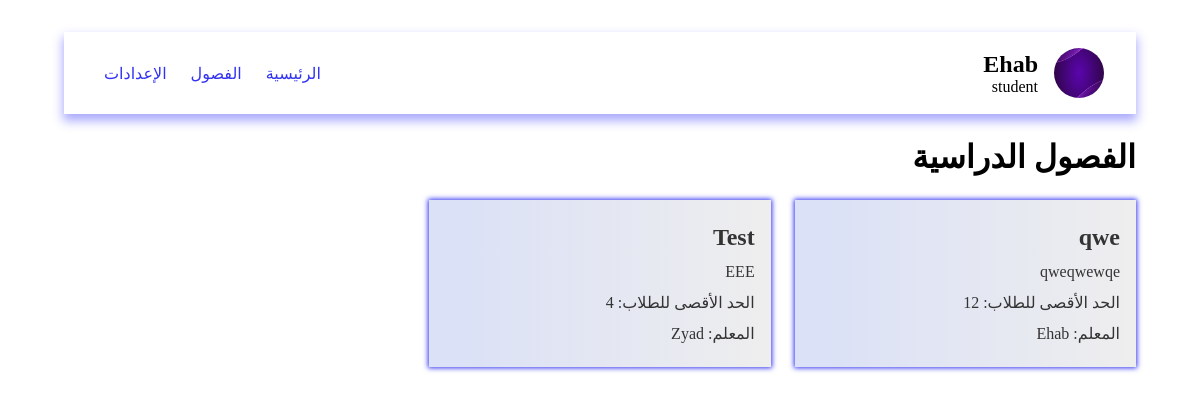
The app's page /pages/viewClasses.php (signed in), older data.
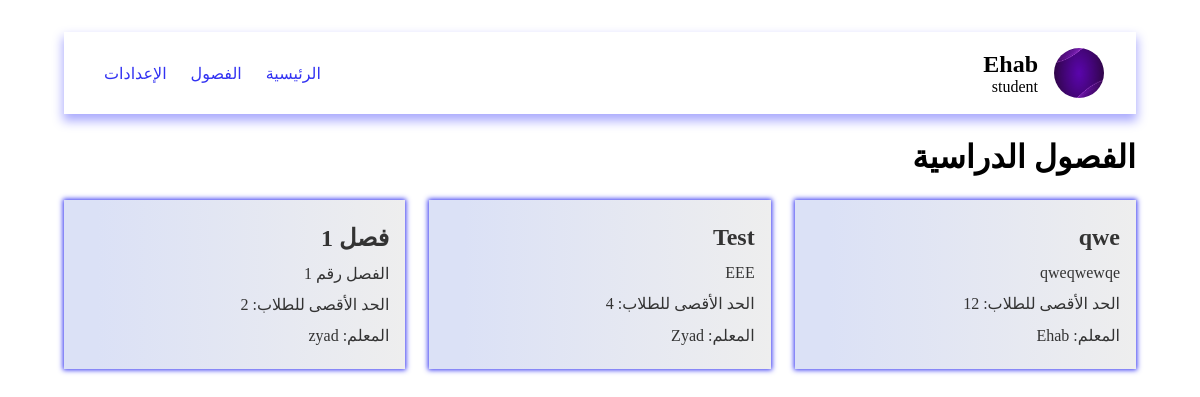
The same page, newer data.
### tables this page shows
CREATE TABLE classes (
    id INTEGER PRIMARY KEY, 
    title TEXT, 
    description TEXT, 
    "limit" INTEGER
, teacher_id INTEGER);

CREATE TABLE users (
    id INTEGER PRIMARY KEY, 
    name TEXT, 
    email TEXT UNIQUE, 
    password TEXT UNIQUE, 
    role TEXT
);

### data/db.php (called while the page is built, shortened)
<?php
$db = new SQLite3('../data/database.db');
$db->exec('CREATE TABLE IF NOT EXISTS users (
    id INTEGER PRIMARY KEY,
    name TEXT,
    email TEXT UNIQUE,
    password TEXT UNIQUE,
    role TEXT
)');
$db->exec('CREATE TABLE IF NOT EXISTS classes (
    id INTEGER PRIMARY KEY,
    title TEXT,
    description TEXT,
    "limit" INTEGER,
    teacher_id INTEGER
)');
$db->exec('CREATE TABLE IF NOT EXISTS groups (
    id INTEGER PRIMARY KEY,
    title TEXT,
    description TEXT,
    "limit" INTEGER,
    members INTEGER,
    class_id INTEGER
)');
$db->exec('CREATE TABLE IF NOT EXISTS group_students (
    group_id INTEGER,
    student_id INTEGER
)');
function getClasses()
{
    global $db;
    $result = $db->query('SELECT * FROM classes');
    $classes = [];
    while ($row = $result->fetchArray(SQLITE3_ASSOC)) {
        $classes[] = $row;
    }
    return $classes;
}
function getTeacher($id)
{
    global $db;
    $stmt = $db->prepare('SELECT * FROM users WHERE id = :id');
    $stmt->bindValue(':id', $id, SQLITE3_INTEGER);
    $result = $stmt->execute();
    if ($result) {
        return $result->fetchArray(SQLITE3_ASSOC);
    }
    return null;
}
?>

### pages/viewClasses.php (the view, shortened to what this page needs)
<?php
include '../data/db.php';
if ($user['role'] == 'teacher') {
  $classes = getTeacherClasses($user['id']);
} else {
  $classes = getClasses();
}
?>
<!DOCTYPE html>
<html lang="ar" dir="rtl">
<head>
  <link rel="stylesheet" href="../styles/viewClasses.css" />
</head>
<body>
  <?php include "../components/navbar.php" ?>
  <h1 class="heading">الفصول الدراسية</h1>
  <main class="container">
    <?php foreach ($classes as $class) { ?>
      <a href="./viewGroups.php?id=<?php echo $class['id']; ?>" class="classroom">
        <h2 class="title"><?php echo $class['title']; ?></h2>
        <p class="desc"><?php echo $class['description']; ?></p>
        <p class="limit">الحد الأقصى للطلاب: <?php echo $class['limit']; ?></p>
        <p class="teacher">المعلم: <?php echo getTeacher($class['teacher_id'])['name']; ?></p>
      </a>
    <?php } ?>
  </main>
</body>
</html>

### components/navbar.php (shortened to what this page needs)
<?php
$loggedIn = isset($_SESSION['user']);
?>
<head>
  <link rel="stylesheet" href="../styles/navbar.css">
</head>
<header>
  <?php if ($loggedIn) { ?>
    <div class="user">
      <img src="../images/purple2.png" alt="user image" />
      <div class="info">
        <h2 class="username"><?php echo $_SESSION['user']['name']; ?></h2>
        <p class="role"><?php echo $_SESSION['user']['role']; ?></p>
      </div>
    </div>
    <nav>
      <a href="../index.php">الرئيسية</a>
      <a href="../pages/viewClasses.php">الفصول</a>
      <a href="../pages/Setting.php">الإعدادات</a>
    </nav>
  <?php } ?>
</header>

### styles/viewClasses.css (style rules this page uses)
* { padding: 0; margin: 0; box-sizing: border-box; text-decoration: none; list-style: none; }
body { padding: 2rem 4rem; }
h1.heading { margin-block: 1.5rem; }
.container { display: grid; grid-template-columns: repeat(auto-fill, minmax(300px, 1fr)); gap: 1.5rem; }
.classroom { display: grid; gap: 0.75rem; background-image: linear-gradient(to right, #dbe1f6 10%, #eee); padding: 1.5rem 1rem; box-shadow: 0 0 5px 1px rgb(50, 50, 242); color: #333; cursor: pointer; }

### styles/navbar.css (style rules this page uses)
* { padding: 0; margin: 0; box-sizing: border-box; text-decoration: none; list-style: none; }
header { display: flex; justify-content: space-between; align-items: center; box-shadow: 0 6px 10px 1px rgb(170, 170, 253); padding: 1rem 2rem; gap: 1rem; }
header .user { display: flex; align-items: center; gap: 1rem; }
header .user img { width: 50px; height: 50px; border-radius: 50%; }
header nav { display: flex; gap: 0.5rem; align-items: center; text-align: center; }
header nav a { color: rgb(50, 50, 242); padding: 0.5rem; transition-duration: 200ms; }

Row changes from the older to the newer data that the page shows:
added classes: title "فصل 1", description "الفصل رقم 1", limit "2", teacher.name "zyad"
